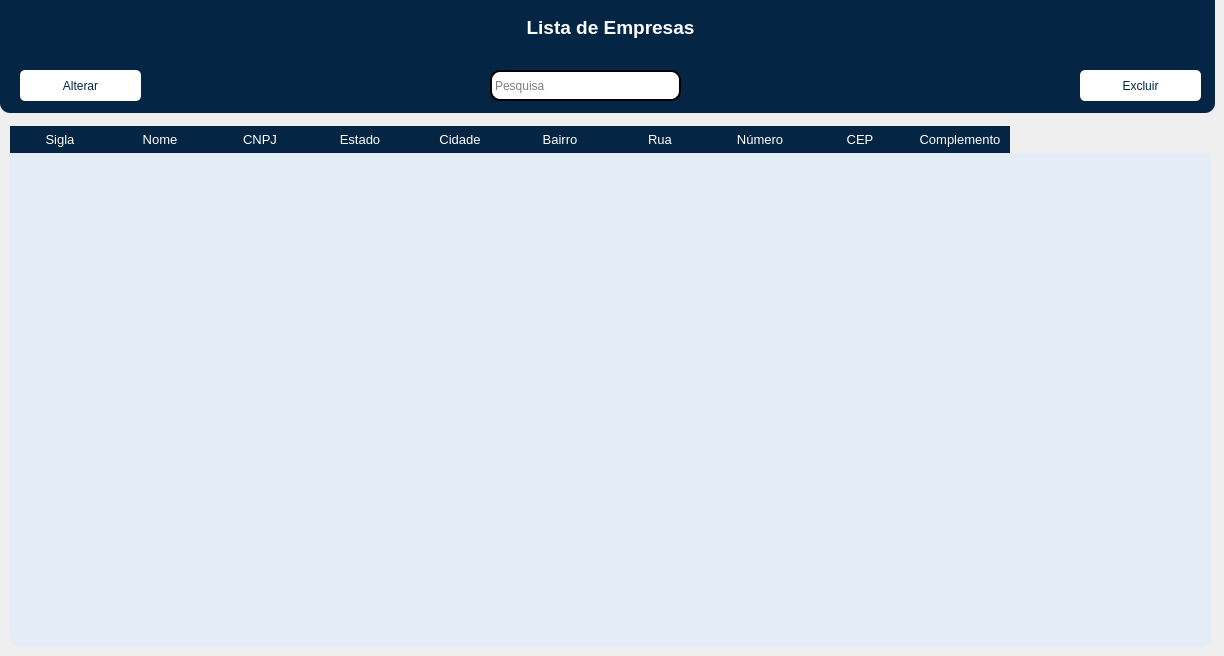
      <widget class="QWidget" name="EmpresaList">
       <property name="styleSheet">
        <string notr="true"/>
       </property>
       <widget class="QTableWidget" name="TabelaEmpresas">
        <property name="geometry">
         <rect>
          <x>10</x>
          <y>126</y>
          <width>1201</width>
          <height>521</height>
         </rect>
        </property>
        <property name="styleSheet">
         <string notr="true">QTableWidget { 
		background-color: rgb(228, 237, 246);
        border-radius: 10px;
}

	QTableWidget::item{
		color: rgb(0, 0, 0);
		background-color: rgb(228, 237, 246);
		margin-top: 5px;
		border: none;
		border-radius: 10px;
	}

	QTableWidget::item:selected{
		color: rgb(255, 255, 255);
	background-color: rgb(130, 153, 255);
	}

QHeaderView::section {
	background-color: rgb(5, 37, 69);
    padding: 4px;
    border: none;
	color: rgb(255, 255, 255);
    font-size: 10pt;
	border-bottom: none;
    border-right: none;
	border-left: none;
}

</string>
        </property>
        <property name="editTriggers">
         <set>QAbstractItemView::NoEditTriggers</set>
        </property>
        <property name="selectionMode">
         <enum>QAbstractItemView::SingleSelection</enum>
        </property>
        <property name="selectionBehavior">
         <enum>QAbstractItemView::SelectRows</enum>
        </property>
        <column>
         <property name="text">
          <string>Sigla</string>
         </property>
        </column>
        <column>
         <property name="text">
          <string>Nome</string>
         </property>
        </column>
        <column>
         <property name="text">
          <string>CNPJ</string>
         </property>
        </column>
        <column>
         <property name="text">
          <string>Estado</string>
         </property>
        </column>
        <column>
         <property name="text">
          <string>Cidade</string>
         </property>
        </column>
        <column>
         <property name="text">
          <string>Bairro</string>
         </property>
        </column>
        <column>
         <property name="text">
          <string>Rua</string>
         </property>
        </column>
        <column>
         <property name="text">
          <string>Número</string>
         </property>
        </column>
        <column>
         <property name="text">
          <string>CEP</string>
         </property>
        </column>
        <column>
         <property name="text">
          <string>Complemento</string>
         </property>
        </column>
       </widget>
       <widget class="QFrame" name="frame_6">
        <property name="geometry">
         <rect>
          <x>0</x>
          <y>-18</y>
          <width>1215</width>
          <height>131</height>
         </rect>
        </property>
        <property name="styleSheet">
         <string notr="true">QFrame{
	border-radius: 10px;
	background-color: rgb(5, 37, 69);
}</string>
        </property>
        <property name="frameShape">
         <enum>QFrame::StyledPanel</enum>
        </property>
        <property name="frameShadow">
         <enum>QFrame::Raised</enum>
        </property>
        <widget class="QLabel" name="label_17">
         <property name="geometry">
          <rect>
           <x>0</x>
           <y>30</y>
           <width>1221</width>
           <height>31</height>
          </rect>
         </property>
         <property name="styleSheet">
          <string notr="true">color: rgb(255, 255, 255);</string>
         </property>
         <property name="text">
          <string>&lt;html&gt;&lt;head/&gt;&lt;body&gt;&lt;p align=&quot;center&quot;&gt;&lt;span style=&quot; font-size:14pt; font-weight:600;&quot;&gt;Lista de Empresas&lt;/span&gt;&lt;/p&gt;&lt;/body&gt;&lt;/html&gt;</string>
         </property>
        </widget>
       </widget>
       <widget class="QPushButton" name="btnPesqEmpresa">
        <property name="geometry">
         <rect>
          <x>690</x>
          <y>71</y>
          <width>41</width>
          <height>28</height>
         </rect>
        </property>
        <property name="styleSheet">
         <string notr="true">QPushButton{	
	image: url(:/icones/magnify (1).png);
	border: none;
	color: white;
	border-radius: 10px;  
}
QPushButton:hover{
	image: url(:/icones/magnify.png);
	background-color: rgb(5, 37, 69);
	border: 1.5px solid rgb(255, 255, 255);
	color: rgb(5, 37, 69);
}</string>
        </property>
        <property name="text">
         <string/>
        </property>
       </widget>
       <widget class="QLineEdit" name="PesqEmpresa">
        <property name="geometry">
         <rect>
          <x>490</x>
          <y>70</y>
          <width>191</width>
          <height>31</height>
         </rect>
        </property>
        <property name="styleSheet">
         <string notr="true">QLineEdit {
	border: 1.5px solid rgb(45, 45, 45);
	border-radius: 10px;
	padding: 1px;
	border-color: rgb(0, 0, 0);
}
QLineEdit:hover {
	border: 1.5px solid rgb(55, 55, 55);
	border-color: rgb(6, 31, 255);
}</string>
        </property>
        <property name="inputMask">
         <string comment="Pesquisa"/>
        </property>
        <property name="text">
         <string notr="true"/>
        </property>
        <property name="placeholderText">
         <string>Pesquisa</string>
        </property>
       </widget>
       <widget class="QPushButton" name="btnExcluiEmpresa">
        <property name="geometry">
         <rect>
          <x>1080</x>
          <y>70</y>
          <width>121</width>
          <height>31</height>
         </rect>
        </property>
        <property name="styleSheet">
         <string notr="true">QPushButton{
	background-image: url(:/icones/delete.png);
	background-repeat: none;
	background-position: center;
	background-position: left;
	background-color: rgb(255, 255, 255);
	border: none;
	color: rgb(5, 37, 69);
	border-radius: 5px;  
}
QPushButton:hover{
	background-image: url(:/icones/delete (1).png);
	background-repeat: none;
	border: 1.5px solid  rgb(255, 255, 255);
	background-color: rgb(5, 37, 69);
	color: rgb(255, 255, 255);
}</string>
        </property>
        <property name="text">
         <string>Excluir</string>
        </property>
       </widget>
       <widget class="QPushButton" name="btnAlteraEmpresa">
        <property name="geometry">
         <rect>
          <x>20</x>
          <y>70</y>
          <width>121</width>
          <height>31</height>
         </rect>
        </property>
        <property name="styleSheet">
         <string notr="true">QPushButton{
	background-image: url(:/icones/pencil (1).png);
	background-repeat: none;
	background-position: center;
	background-position: left;
	background-color: rgb(255, 255, 255);
	border: none;
	color: rgb(5, 37, 69);
	border-radius: 5px;  
}
QPushButton:hover{
	background-image: url(:/icones/pencil.png);
	background-repeat: none;
	border: 1.5px solid  rgb(255, 255, 255);
	background-color: rgb(5, 37, 69);
	color: rgb(255, 255, 255);
}</string>
        </property>
        <property name="text">
         <string>Alterar</string>
        </property>
       </widget>
      </widget>
